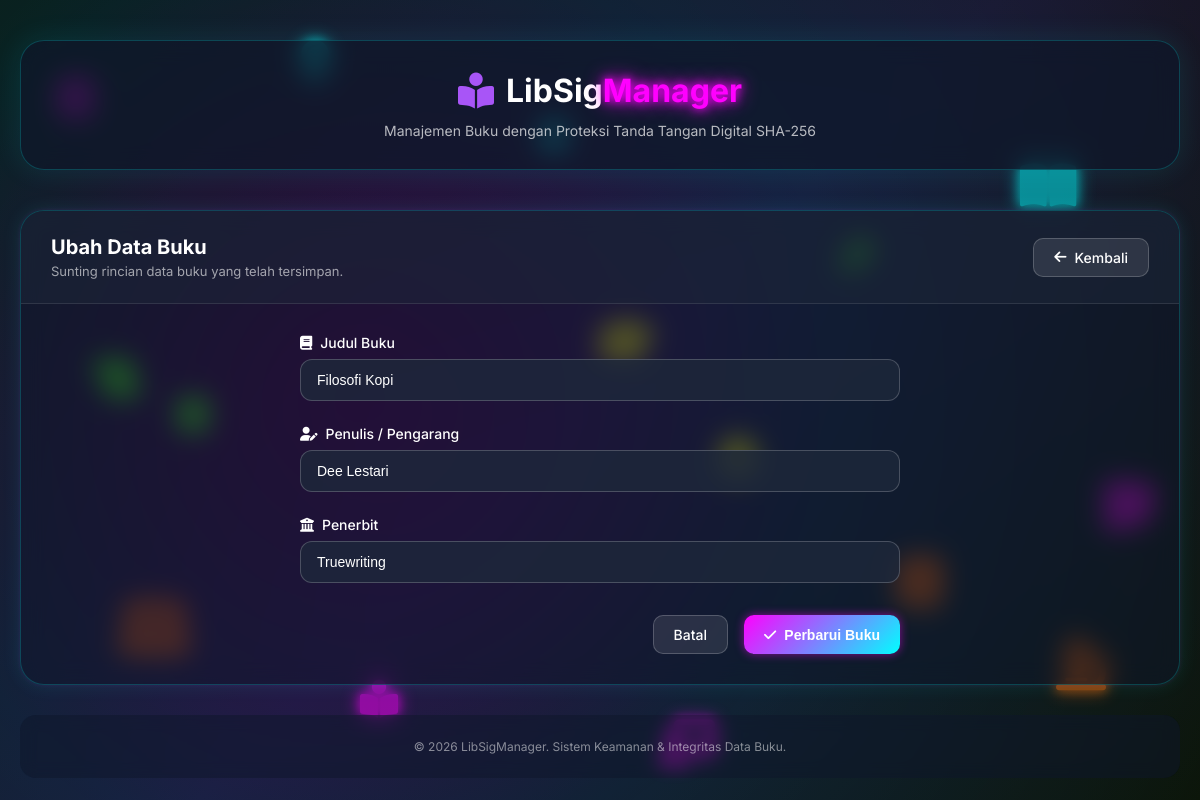
The page /edit/65dc0613-189a-4c68-b0f0-f17eba852515 on the database its author committed.
### tables this page shows
CREATE TABLE books (
            id TEXT PRIMARY KEY,
            judul TEXT NOT NULL,
            penulis TEXT NOT NULL,
            penerbit TEXT NOT NULL
        );

### app.py (the view, shortened to what this page needs)
@app.route('/edit/<book_id>', methods=['GET', 'POST'])
def edit_book(book_id):
    conn = get_db()
    book = conn.execute('SELECT * FROM books WHERE id = ?', (book_id,)).fetchone()
    conn.close()
    if not book:
        flash('Buku tidak ditemukan!', 'danger')
        return redirect(url_for('index'))
    return render_template('edit.html', book=book)

### app.py (called while the page is built)
def get_db():
    conn = sqlite3.connect(DATABASE)
    conn.row_factory = sqlite3.Row
    return conn

### templates/edit.html
﻿{% extends 'base.html' %}
{% block content %}
<div class="card form-card">
    <div class="card-header">
        <div class="header-left">
            <h2>Ubah Data Buku</h2>
            <p class="header-desc">Sunting rincian data buku yang telah tersimpan.</p>
        </div>
        <a href="{{ url_for('index') }}" class="btn btn-outline">
            <i class="fa-solid fa-arrow-left"></i> Kembali
        </a>
    </div>
    <div class="card-body">
        <form action="{{ url_for('edit_book', book_id=book.id) }}" method="POST" class="modern-form">
            <div class="form-group">
                <label for="judul"><i class="fa-solid fa-book"></i> Judul Buku</label>
                <input type="text" id="judul" name="judul" value="{{ book.judul }}" required placeholder="Masukkan judul lengkap buku..." autocomplete="off">
            </div>
            <div class="form-group">
                <label for="penulis"><i class="fa-solid fa-user-pen"></i> Penulis / Pengarang</label>
                <input type="text" id="penulis" name="penulis" value="{{ book.penulis }}" required placeholder="Masukkan nama penulis..." autocomplete="off">
            </div>
            <div class="form-group">
                <label for="penerbit"><i class="fa-solid fa-building-columns"></i> Penerbit</label>
                <input type="text" id="penerbit" name="penerbit" value="{{ book.penerbit }}" required placeholder="Masukkan nama penerbit..." autocomplete="off">
            </div>
            <div class="form-actions">
                <a href="{{ url_for('index') }}" class="btn btn-outline">Batal</a>
                <button type="submit" class="btn btn-primary">
                    <i class="fa-solid fa-check"></i> Perbarui Buku
                </button>
            </div>
        </form>
    </div>
</div>
{% endblock %}

### static/css/style.css (style rules this page uses)
body { font-family: 'Inter', sans-serif; background: linear-gradient(135deg, #0f172a 0%, #1e293b 50%, #0f172a 100%); min-height: 100vh; position: relative; overflow-x: hidden; }
body::before { content: ''; position: fixed; top: 0; left: 0; width: 100%; height: 100%; background: radial-gradient(circle at 20% 50%, rgba(99, 102, 241, 0.2) 0%, rgba(139, 92, 246, 0.08) 50%, transparent 80%); z-index: 0; pointer-events: none; animation: gradientShift 15s infinite alternate; }
.card { background: rgba(15, 23, 42, 0.5); backdrop-filter: blur(12px); border-radius: 24px; overflow: hidden; margin-bottom: 30px; border: 1px solid rgba(255, 255, 255, 0.1); box-shadow: 0 20px 40px rgba(0, 0, 0, 0.2); }
.card-header { display: flex; justify-content: space-between; align-items: center; padding: 24px 30px; background: rgba(30, 41, 59, 0.5); border-bottom: 1px solid rgba(255, 255, 255, 0.1); flex-wrap: wrap; gap: 16px; }
.header-left h2 { font-size: 20px; color: white; margin-bottom: 4px; }
.header-desc { font-size: 13px; color: rgba(255, 255, 255, 0.6); }
.btn { display: inline-flex; align-items: center; gap: 8px; padding: 10px 20px; border-radius: 10px; font-weight: 500; font-size: 14px; cursor: pointer; transition: all 0.2s; text-decoration: none; border: none; }
.btn-primary { background: #a855f7; color: white; }
.btn-outline { background: rgba(255, 255, 255, 0.1); border: 1px solid rgba(255, 255, 255, 0.2); color: white; }
.card-body { padding: 30px; }
.modern-form { max-width: 600px; margin: 0 auto; }
.form-group { margin-bottom: 24px; }
.form-group label { display: flex; align-items: center; gap: 8px; margin-bottom: 8px; font-weight: 500; color: white; font-size: 14px; }
.form-group input { width: 100%; padding: 12px 16px; background: rgba(30, 41, 59, 0.8); border: 1px solid rgba(255, 255, 255, 0.2); border-radius: 12px; font-size: 14px; transition: all 0.2s; color: white; }
.form-group input::placeholder { color: rgba(255, 255, 255, 0.4); }
.form-actions { display: flex; gap: 16px; justify-content: flex-end; margin-top: 32px; }
body { background: linear-gradient(135deg, #0a0a0a 0%, #1a0a2e 50%, #0a0a0a 100%) !important; }
body::before { content: ''; position: fixed; top: 0; left: 0; width: 100%; height: 100%; background: radial-gradient(circle at 30% 50%, rgba(255, 0, 255, 0.15) 0%, rgba(0, 255, 255, 0.1) 50%, rgba(57, 255, 20, 0.05) 100%); z-index: 0; pointer-events: none; animation: neonGradient 8s infinite alternate; }
.card { border: 1px solid rgba(0, 255, 255, 0.2) !important; box-shadow: 0 0 20px rgba(0, 255, 255, 0.1), 0 0 5px rgba(255, 0, 255, 0.1) !important; }
.btn-primary { background: linear-gradient(135deg, #ff00ff, #00ffff) !important; color: white !important; font-weight: bold !important; box-shadow: 0 0 10px rgba(255, 0, 255, 0.5) !important; }

### rows shown on the page
books: judul "Filosofi Kopi", penulis "Dee Lestari", penerbit "Truewriting"
